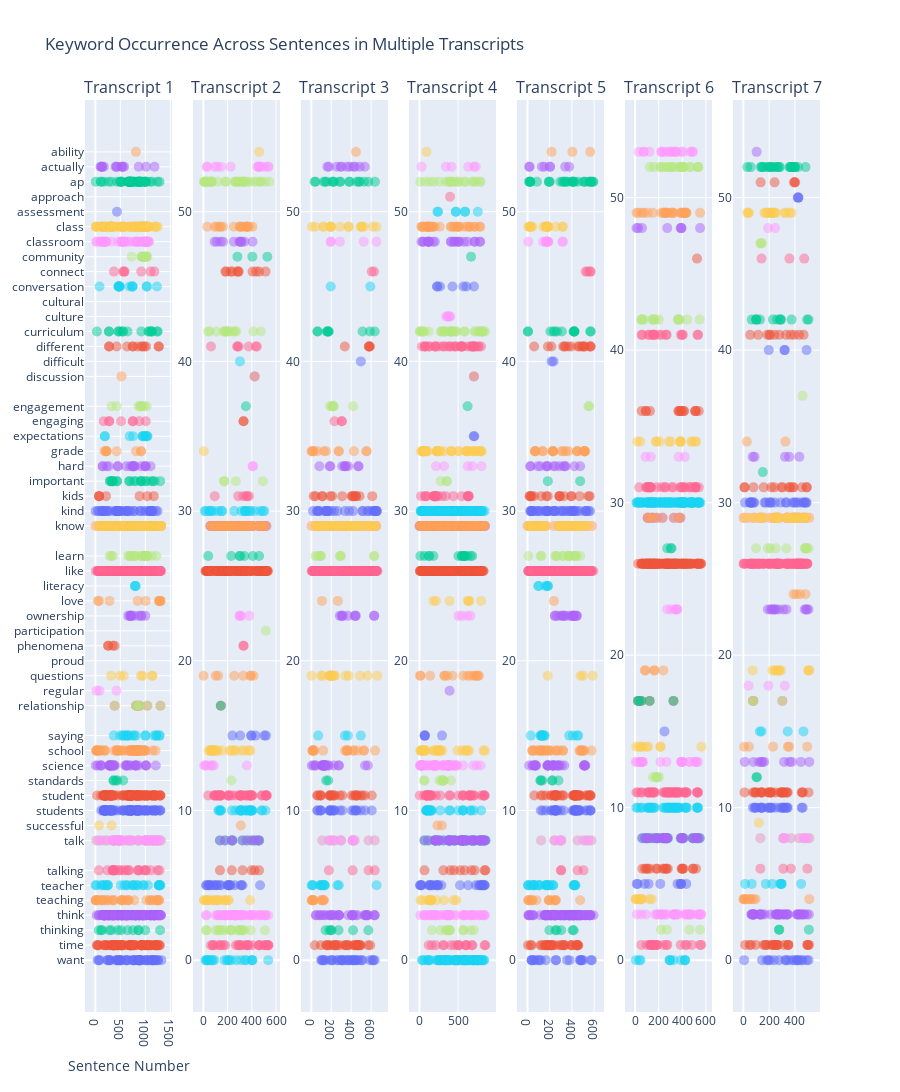

The notebook cell saved with this chart:
### Markdown cell above
### 3.05 Needs fixing

### Code cell
import plotly.graph_objects as go
from plotly.subplots import make_subplots
import numpy as np

# Number of transcripts (corpora) to be displayed
num_corpora = len(processed_transcripts)

# Create subplots for each transcript
fig = make_subplots(rows=1, cols=num_corpora, subplot_titles=[f"Transcript {i+1}" for i in range(num_corpora)])

# Example keywords to track, sorted for consistency across the plot
keywords = sorted(['students', "science", 'engagement', 'ability', 'community', 'talk',
            'culture', 'ownership', 'regular', 'successful', 'participation', 'expectations', 
            'ap', 'assessment', 'cultural', 'phenomena', 'important', 'know', 'standards', 
            'relationship', 'engaging', 'literacy', 'relationship', 'kids', 'connect', 
            'student', 'classroom', 'teacher', 'teaching', 'school', 'class', 'curriculum', 
            'learn', 'approach', 'talking', 'discussion', 'love', 'proud', 'like', 'difficult', 
            'actually', 'know', 'questions', 'think', 'want', 'kind', 'time', 'grade', 
            'thinking', 'different', 'talk', 'conversation', 'discussion', 'hard', 'saying'], reverse=True)

# Mapping keywords to numeric values for plotting
keyword_mapping = {keyword: i for i, keyword in enumerate(keywords)}

# Loop through each transcript and plot keyword occurrences
for i, df in enumerate(processed_transcripts):
    transcript_name = f"Transcript {i + 1}"
    
    # Get sentence tokens from each transcript
    sentence_tokens = df['nltk_unprocessed_sentence_tokens'].explode().tolist()  # Flatten sentence tokens
    
    # Plot the occurrences of each keyword in the sentences
    for keyword in keywords:
        # Find occurrences of the keyword in the sentences
        occurrences = [(transcript_name, j + 1) for j, sentence in enumerate(sentence_tokens) if keyword in sentence.lower()]
        sentence_nums = [occ[1] for occ in occurrences]
        y_values = np.full_like(sentence_nums, keyword_mapping[keyword], dtype=float)

        # Add traces for each keyword
        fig.add_trace(go.Scatter(x=sentence_nums, y=y_values, mode='markers',
                                 text=[f'{keyword} (Sentence: {num})' for num in sentence_nums],
                                 marker=dict(size=10, opacity=0.5),
                                 showlegend=False),  # This prevents adding each keyword to the legend multiple times
                      row=1, col=i+1)

# Update layout
fig.update_layout(
    title='Keyword Occurrence Across Sentences in Multiple Transcripts',
    xaxis_title='Sentence Number',
    yaxis=dict(
        tickmode='array',
        tickvals=list(keyword_mapping.values()),
        ticktext=list(keyword_mapping.keys())
    ),
    height=1200,  # Increase height to accommodate all keywords
)

# Save the figure to an HTML file for interactive viewing
fig.write_html('data/my_interactive_plots.html')

# Show the figure
fig.show()
